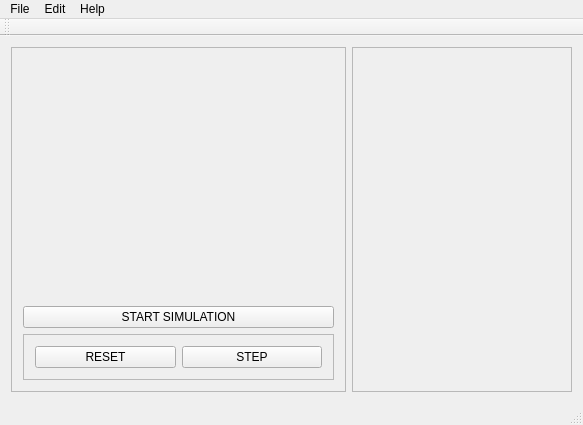
<?xml version="1.0" encoding="UTF-8"?>
<ui version="4.0">
 <class>MainWindow</class>
 <widget class="QMainWindow" name="MainWindow">
  <property name="geometry">
   <rect>
    <x>0</x>
    <y>0</y>
    <width>583</width>
    <height>425</height>
   </rect>
  </property>
  <property name="sizePolicy">
   <sizepolicy hsizetype="Maximum" vsizetype="Maximum">
    <horstretch>0</horstretch>
    <verstretch>0</verstretch>
   </sizepolicy>
  </property>
  <property name="windowTitle">
   <string>MainWindow</string>
  </property>
  <widget class="QWidget" name="centralWidget">
   <layout class="QHBoxLayout" name="horizontalLayout">
    <item>
     <widget class="QFrame" name="renderFrame">
      <property name="sizePolicy">
       <sizepolicy hsizetype="MinimumExpanding" vsizetype="Preferred">
        <horstretch>0</horstretch>
        <verstretch>0</verstretch>
       </sizepolicy>
      </property>
      <property name="frameShape">
       <enum>QFrame::StyledPanel</enum>
      </property>
      <property name="frameShadow">
       <enum>QFrame::Raised</enum>
      </property>
      <layout class="QVBoxLayout" name="verticalLayout">
       <item>
        <widget class="Renderer" name="renderView" native="true">
         <property name="sizePolicy">
          <sizepolicy hsizetype="Minimum" vsizetype="Minimum">
           <horstretch>0</horstretch>
           <verstretch>0</verstretch>
          </sizepolicy>
         </property>
        </widget>
       </item>
       <item>
        <widget class="QPushButton" name="pushButton_2">
         <property name="text">
          <string>START SIMULATION</string>
         </property>
        </widget>
       </item>
       <item>
        <widget class="QFrame" name="frame">
         <property name="sizePolicy">
          <sizepolicy hsizetype="Preferred" vsizetype="Maximum">
           <horstretch>0</horstretch>
           <verstretch>0</verstretch>
          </sizepolicy>
         </property>
         <property name="frameShape">
          <enum>QFrame::StyledPanel</enum>
         </property>
         <property name="frameShadow">
          <enum>QFrame::Raised</enum>
         </property>
         <layout class="QHBoxLayout" name="horizontalLayout_3">
          <item>
           <widget class="QPushButton" name="ResetButton">
            <property name="text">
             <string>RESET</string>
            </property>
           </widget>
          </item>
          <item>
           <widget class="QPushButton" name="StepButton">
            <property name="enabled">
             <bool>true</bool>
            </property>
            <property name="text">
             <string>STEP</string>
            </property>
           </widget>
          </item>
         </layout>
        </widget>
       </item>
      </layout>
     </widget>
    </item>
    <item>
     <widget class="CommandEditor" name="editor">
      <property name="sizePolicy">
       <sizepolicy hsizetype="Maximum" vsizetype="Preferred">
        <horstretch>0</horstretch>
        <verstretch>0</verstretch>
       </sizepolicy>
      </property>
      <property name="minimumSize">
       <size>
        <width>220</width>
        <height>0</height>
       </size>
      </property>
      <property name="frameShape">
       <enum>QFrame::StyledPanel</enum>
      </property>
      <property name="frameShadow">
       <enum>QFrame::Raised</enum>
      </property>
     </widget>
    </item>
   </layout>
  </widget>
  <widget class="QMenuBar" name="menuBar">
   <property name="geometry">
    <rect>
     <x>0</x>
     <y>0</y>
     <width>583</width>
     <height>21</height>
    </rect>
   </property>
   <widget class="QMenu" name="menuFile">
    <property name="title">
     <string>File</string>
    </property>
    <addaction name="actionNew"/>
    <addaction name="actionOpen"/>
    <addaction name="separator"/>
    <addaction name="actionSave"/>
    <addaction name="separator"/>
    <addaction name="actionSaveAs"/>
   </widget>
   <widget class="QMenu" name="menuHelp">
    <property name="title">
     <string>Help</string>
    </property>
    <addaction name="actionAbout"/>
   </widget>
   <widget class="QMenu" name="menuEdit">
    <property name="title">
     <string>Edit</string>
    </property>
    <addaction name="actionUndo"/>
    <addaction name="actionRedo"/>
    <addaction name="separator"/>
    <addaction name="actionCut"/>
    <addaction name="actionCopy"/>
    <addaction name="actionPaste"/>
   </widget>
   <addaction name="menuFile"/>
   <addaction name="menuEdit"/>
   <addaction name="menuHelp"/>
  </widget>
  <widget class="QToolBar" name="mainToolBar">
   <attribute name="toolBarArea">
    <enum>TopToolBarArea</enum>
   </attribute>
   <attribute name="toolBarBreak">
    <bool>false</bool>
   </attribute>
  </widget>
  <widget class="QStatusBar" name="statusBar"/>
  <action name="actionOpen">
   <property name="text">
    <string>Open</string>
   </property>
   <property name="shortcut">
    <string>Ctrl+O</string>
   </property>
  </action>
  <action name="actionAbout">
   <property name="text">
    <string>About</string>
   </property>
  </action>
  <action name="actionSave">
   <property name="text">
    <string>Save</string>
   </property>
   <property name="shortcut">
    <string>Ctrl+S</string>
   </property>
  </action>
  <action name="actionSaveAs">
   <property name="text">
    <string>Save As</string>
   </property>
   <property name="shortcut">
    <string>Ctrl+Shift+S</string>
   </property>
  </action>
  <action name="actionNew">
   <property name="text">
    <string>New</string>
   </property>
   <property name="shortcut">
    <string>Ctrl+N</string>
   </property>
  </action>
  <action name="actionUndo">
   <property name="text">
    <string>Undo</string>
   </property>
   <property name="shortcut">
    <string>Ctrl+Z</string>
   </property>
  </action>
  <action name="actionRedo">
   <property name="text">
    <string>Redo</string>
   </property>
   <property name="shortcut">
    <string>Ctrl+Y</string>
   </property>
  </action>
  <action name="actionCut">
   <property name="text">
    <string>Cut</string>
   </property>
   <property name="shortcut">
    <string>Ctrl+X</string>
   </property>
  </action>
  <action name="actionCopy">
   <property name="text">
    <string>Copy</string>
   </property>
   <property name="shortcut">
    <string>Ctrl+C</string>
   </property>
  </action>
  <action name="actionPaste">
   <property name="text">
    <string>Paste</string>
   </property>
   <property name="shortcut">
    <string>Ctrl+V</string>
   </property>
  </action>
 </widget>
 <layoutdefault spacing="6" margin="11"/>
 <customwidgets>
  <customwidget>
   <class>CommandEditor</class>
   <extends>QFrame</extends>
   <header>commandeditor.h</header>
   <container>1</container>
  </customwidget>
  <customwidget>
   <class>Renderer</class>
   <extends>QWidget</extends>
   <header>renderer.h</header>
   <container>1</container>
  </customwidget>
 </customwidgets>
 <resources/>
 <connections/>
</ui>
